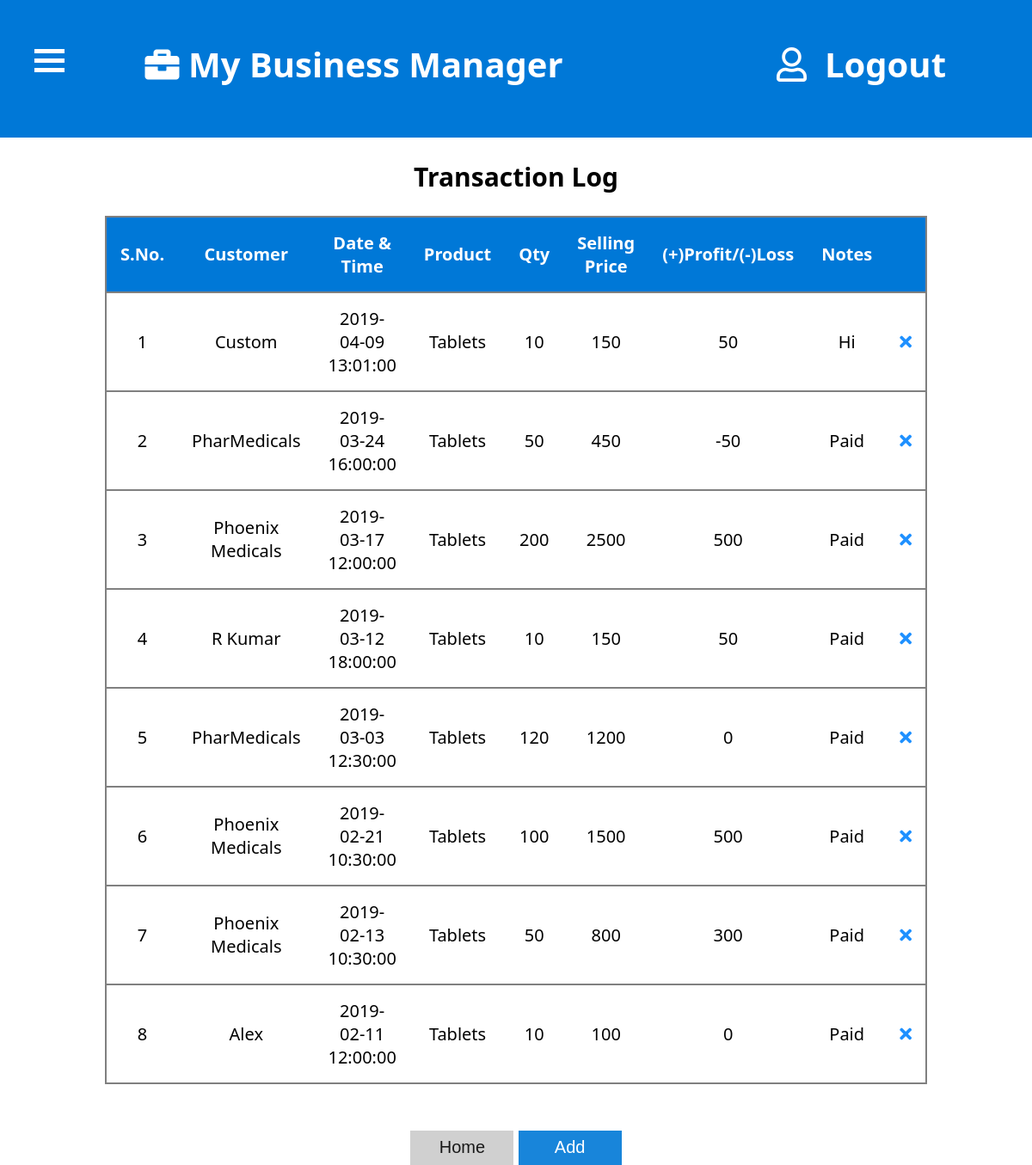
The app's page /TransactionLog.php with its own data.
### tables this page shows
CREATE TABLE `transactions` (
  `Transaction_ID` varchar(32) NOT NULL,
  `Customer_Name` varchar(20) NOT NULL,
  `Date_Time` datetime NOT NULL,
  `Product` varchar(20) NOT NULL,
  `Quantity` int(11) NOT NULL,
  `Price` int(11) NOT NULL,
  `Profit` int(11) NOT NULL,
  `Notes` varchar(64) DEFAULT NULL
);

### TransactionLog.php (the view, shortened to what this page needs)
<!DOCTYPE html>
<html>
<head>
    <link href="style.css" rel="stylesheet" type="text/css">
<link rel="stylesheet" href="https://use.fontawesome.com/releases/v5.8.1/css/all.css">
</head>
<body>
	<div class="header">
    <h1>
        <div class="container" onclick="toggleNav(this)">
          <div class="bar1"></div><div class="bar2"></div><div class="bar3"></div>
        </div>
      &nbsp;&nbsp;&nbsp;&nbsp;&nbsp;&nbsp;&nbsp; <i class="fas fa-briefcase"></i> My Business Manager
      <div  style="float: right; margin-right: 100px;">
        <i class="far fa-user"></i>&nbsp;&nbsp;<a class="logout" href="login.php">Logout</a>
      </div>
    </h1>
  </div>
    <h2><center>Transaction Log</center></h2>
    <table cellpadding="16px">
        <tr><th>S.No.</th><th>Customer</th><th>Date & Time</th><th>Product</th><th>Qty</th><th>Selling Price</th><th>(+)Profit/(-)Loss</th><th>Notes</th><th></th></tr>
    <?php
    include_once 'dbConnection.php';
    $list = mysqli_query($con,"SELECT * FROM transactions ORDER BY date_time DESC") or die('Error');
	$c=1;
	while($row = mysqli_fetch_array($list)) {
		echo '<tr><td>'.$c++.'</td><td>'.$row['Customer_Name'].'</td><td>'.$row['Date_Time'].'</td><td>'.$row['Product'].'</td><td>'.$row['Quantity'].'</td><td>'.$row['Price'].'</td><td>'.$row['Profit'].'</td><td>'.$row['Notes'].'</td><td><a href="delete.php?q=remtrans&deltrans='.$row['Transaction_ID'].'"<b><i class="fas fa-times"></i></b></a></td></tr>';
	}
?>
</table>
<br><br><div align="center">
            <a href="home.html"><button class="btn">Home</button></a>
            <a href="RecordTrans1.php"><button class="submit">Add</button></a>
        </div>
</body>
</html>

### style.css (style rules this page uses)
html { height: 100%; }
.header { box-sizing: border-box; height: 160px; width: 100%; background-color: #0078d7; padding-left: 20px; padding-top: 20px; color: white; margin: 0px; }
body { color: #000000; font-family: "Segoe UI"; font-size: 20px; font-weight: 400; margin:0px; }
button.btn { width: 120px; height: 40px; background-color: #cccccc; border: none; font-size: 20px; cursor: pointer; opacity: 0.9; }
button.submit { width: 120px; height: 40px; border: none; font-size: 20px; color: white; cursor: pointer; opacity: 0.9; background-color: #0078d7; }
table { border-style: solid; border-collapse: collapse; border: solid 2px black; width: 60%; margin: auto; }
tr { border: 2px solid #808080; }
td { text-align: center; }
th { background-color: #0078d7; color: white; }
a { color: dodgerblue; }
a.logout, a.footer { color: white; text-decoration: none; }
.container { z-index: 2; display: inline-block; cursor: pointer; position: relative; margin-left: 20px; }
.bar1, .bar2, .bar3 { z-index: 2; width: 35px; height: 5px; background-color: #ffffff; margin: 6px 0; transition: 0.4s; position: relative; }

### records on screen
transactions: Customer_Name "Custom", Date_Time "2019-04-09 13:01:00", Product "Tablets", Quantity "10", Price "150", Profit "50", Notes "Hi"
transactions: Customer_Name "PharMedicals", Date_Time "2019-03-24 16:00:00", Product "Tablets", Quantity "50", Price "450", Profit "-50", Notes "Paid"
transactions: Customer_Name "Phoenix Medicals", Date_Time "2019-03-17 12:00:00", Product "Tablets", Quantity "200", Price "2500", Profit "500", Notes "Paid"
transactions: Customer_Name "R Kumar", Date_Time "2019-03-12 18:00:00", Product "Tablets", Quantity "10", Price "150", Profit "50", Notes "Paid"
transactions: Customer_Name "PharMedicals", Date_Time "2019-03-03 12:30:00", Product "Tablets", Quantity "120", Price "1200", Profit "0", Notes "Paid"
transactions: Customer_Name "Phoenix Medicals", Date_Time "2019-02-21 10:30:00", Product "Tablets", Quantity "100", Price "1500", Profit "500", Notes "Paid"
transactions: Customer_Name "Phoenix Medicals", Date_Time "2019-02-13 10:30:00", Product "Tablets", Quantity "50", Price "800", Profit "300", Notes "Paid"
transactions: Customer_Name "Alex", Date_Time "2019-02-11 12:00:00", Product "Tablets", Quantity "10", Price "100", Profit "0", Notes "Paid"
